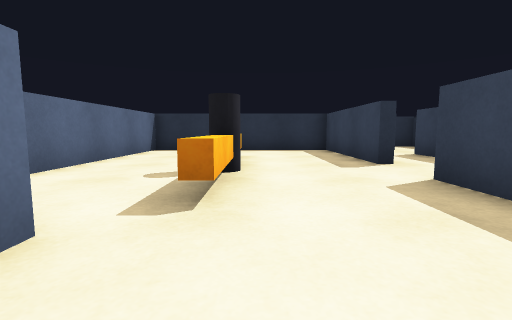
[1] (above)

19 first-person views from a walk through a Unity game level. The camera is 0.64 m above the floor, tilts 6° down and sees 85° across. The floor is counted in squares, 1 m on a side. Each view is taken from the middle of a square. On the plan, view 1 faces up. The plan holds only what a view shows up to about 9 squares ahead; the rest is blank. The player is left out.

[2]
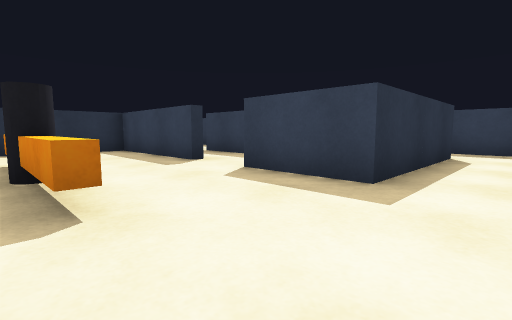

[3]
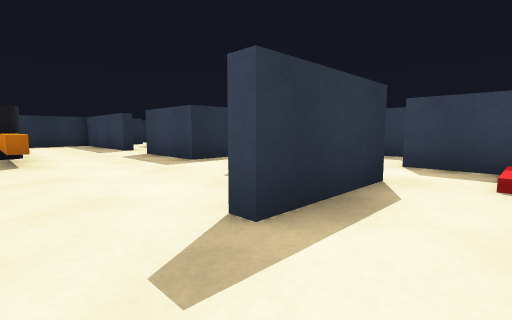

[4]
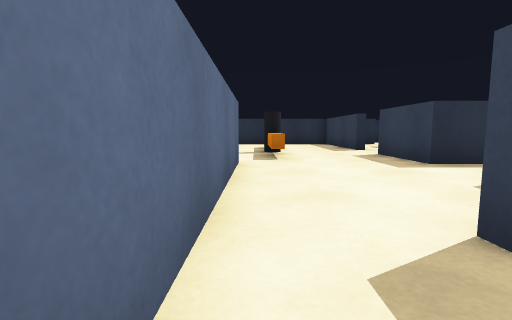

[5]
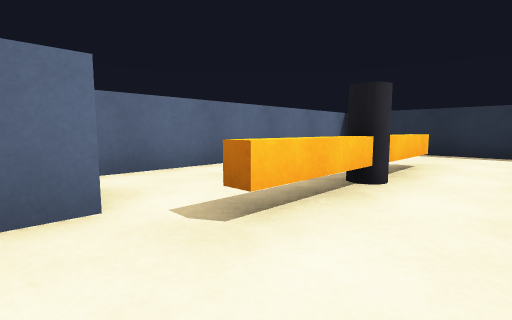

[6]
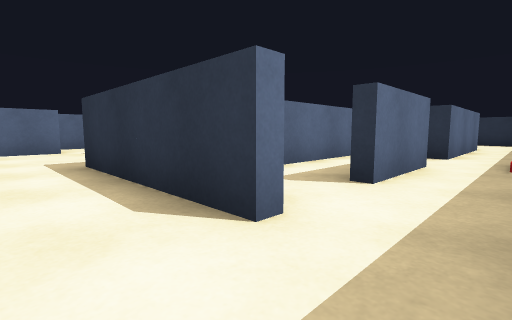

[7]
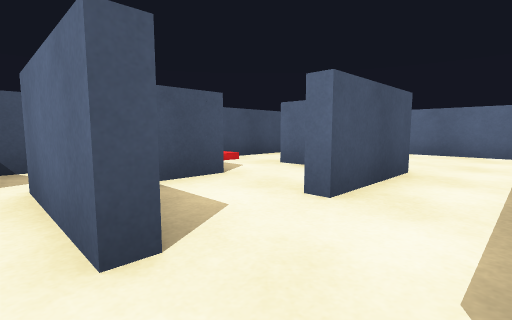

[8]
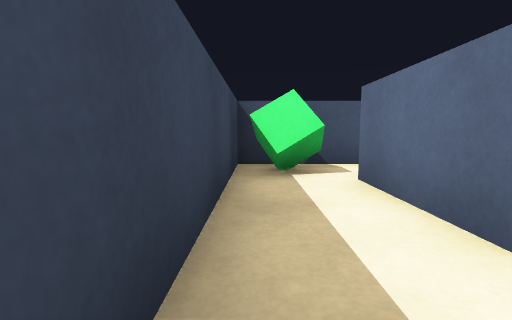

[9]
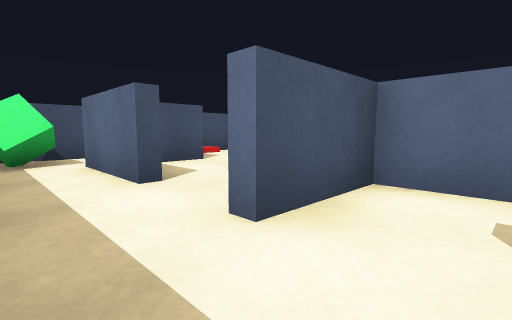

[10]
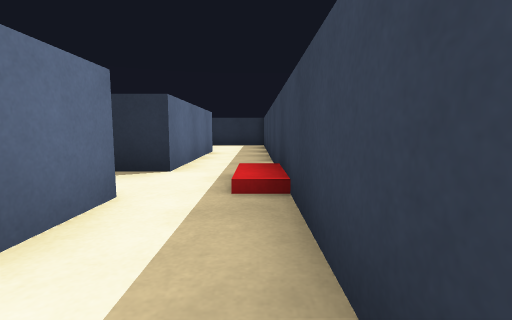

[11]
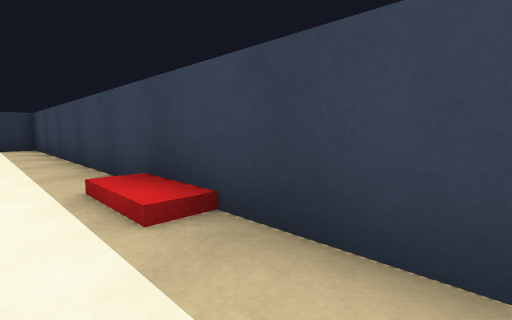

[12]
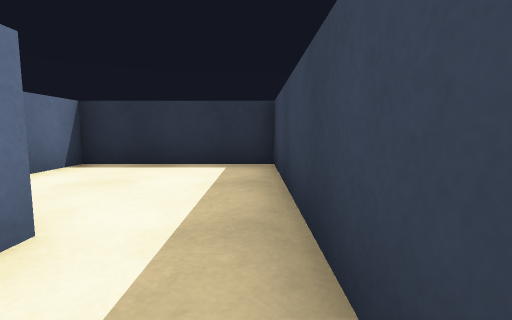

[13]
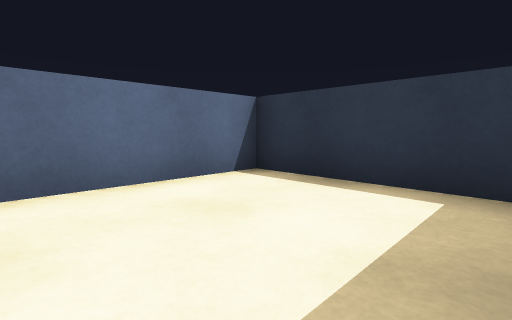

[14]
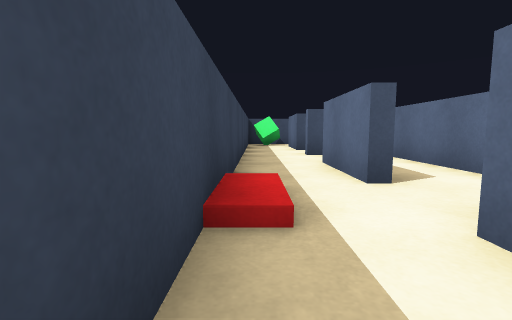

[15]
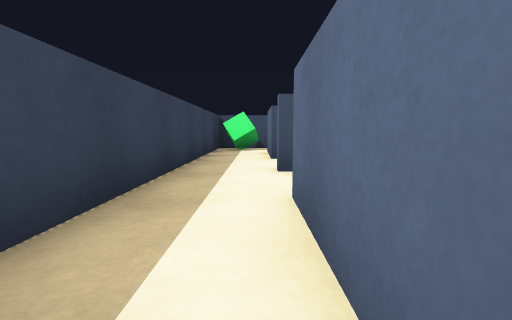

[16]
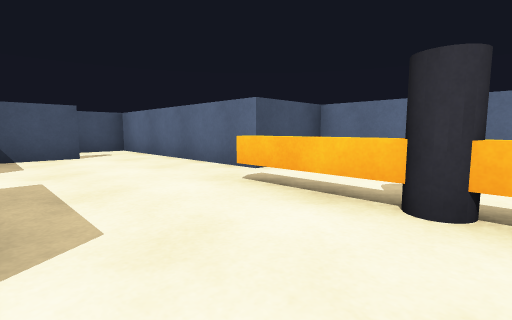

[17]
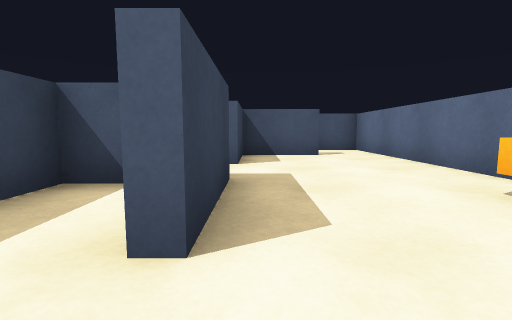

[18]
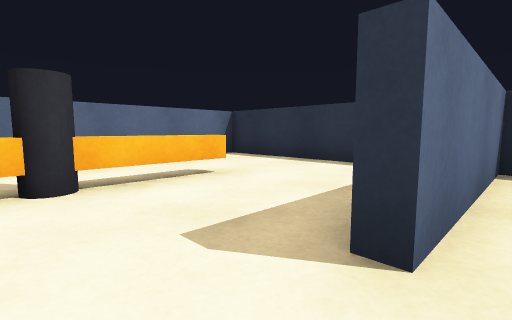

[19]
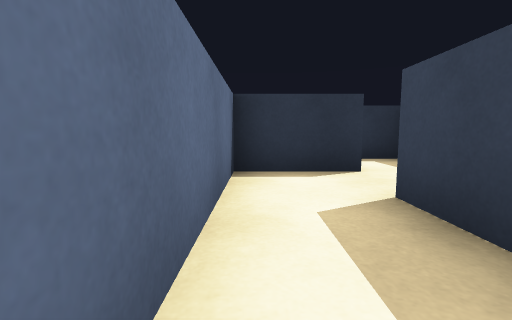

### Floor plan
Key: @ floor where view 1 was taken; # wall or solid block; . floor; O other object.
Columns run from 4 left of view 1 to 9 right of it. Each row starts with its distance up from view 1.
 16         ######
 15         #....#
 14         #....#
 13         #....#
 12         #....#
 11         ###..#
 10          .#..#
  9 #########.#..#
  8 #.....#...#..#
  7 #.....#.###..#
  6 #..O..#.#....#
  5 #..O....#.#..#
  4 #..OO...#.#..#
  3 #..O..#.#....#
  2 #.....#.#....#
  1 ###...#####..#
  0   #.@........#
 -1   #...###.#..#
 -2   #...#...#..#
 -3   #..##.###.O#
 -4   #.....# .O.#
 -5   ####### ####

Where each view was taken, in squares from view 1:
view 1: 0 up, 0 right, facing up
view 2: 0 up, 1 left, facing up-right
view 3: 4 down, 1 left, facing up-right
view 4: 4 down, 1 left, facing up
view 5: 1 up, 1 right, facing up-left
view 6: 0 up, 8 right, facing up-left
view 7: 1 up, 7 right, facing down-left
view 8: 1 up, 8 right, facing down
view 9: 3 up, 8 right, facing down-left
view 10: 3 up, 8 right, facing up
view 11: 4 up, 7 right, facing up-right
view 12: 10 up, 8 right, facing up
view 13: 12 up, 8 right, facing up-left
view 14: 9 up, 8 right, facing down
view 15: 6 up, 7 right, facing down
view 16: 5 up, 2 right, facing down-left
view 17: 5 up, 2 right, facing down
view 18: 4 up, 3 right, facing up-left
view 19: 5 up, 3 right, facing up
